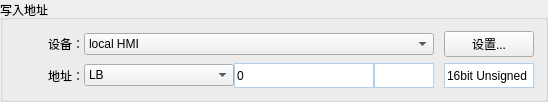
           <widget class="QGroupBox" name="MultStatusReadAddrGroup_3">
            <property name="geometry">
             <rect>
              <x>10</x>
              <y>210</y>
              <width>541</width>
              <height>90</height>
             </rect>
            </property>
            <property name="title">
             <string>写入地址</string>
            </property>
            <layout class="QVBoxLayout" name="verticalLayout_27">
             <item>
              <layout class="QHBoxLayout" name="horizontalLayout_45">
               <property name="spacing">
                <number>0</number>
               </property>
               <item>
                <widget class="QLabel" name="label_50">
                 <property name="minimumSize">
                  <size>
                   <width>70</width>
                   <height>0</height>
                  </size>
                 </property>
                 <property name="text">
                  <string>设备：</string>
                 </property>
                 <property name="alignment">
                  <set>Qt::AlignRight|Qt::AlignTrailing|Qt::AlignVCenter</set>
                 </property>
                </widget>
               </item>
               <item>
                <widget class="QComboBox" name="MultStatusReadDev_5">
                 <property name="minimumSize">
                  <size>
                   <width>350</width>
                   <height>0</height>
                  </size>
                 </property>
                 <property name="maximumSize">
                  <size>
                   <width>350</width>
                   <height>16777215</height>
                  </size>
                 </property>
                 <item>
                  <property name="text">
                   <string>local HMI</string>
                  </property>
                 </item>
                </widget>
               </item>
               <item>
                <spacer name="horizontalSpacer_70">
                 <property name="orientation">
                  <enum>Qt::Horizontal</enum>
                 </property>
                 <property name="sizeType">
                  <enum>QSizePolicy::Fixed</enum>
                 </property>
                 <property name="sizeHint" stdset="0">
                  <size>
                   <width>10</width>
                   <height>20</height>
                  </size>
                 </property>
                </spacer>
               </item>
               <item>
                <widget class="QPushButton" name="MultStatusReadSetButton_5">
                 <property name="minimumSize">
                  <size>
                   <width>90</width>
                   <height>0</height>
                  </size>
                 </property>
                 <property name="maximumSize">
                  <size>
                   <width>90</width>
                   <height>16777215</height>
                  </size>
                 </property>
                 <property name="text">
                  <string>设置...</string>
                 </property>
                </widget>
               </item>
              </layout>
             </item>
             <item>
              <layout class="QHBoxLayout" name="horizontalLayout_46">
               <property name="spacing">
                <number>0</number>
               </property>
               <item>
                <widget class="QLabel" name="label_51">
                 <property name="minimumSize">
                  <size>
                   <width>70</width>
                   <height>0</height>
                  </size>
                 </property>
                 <property name="text">
                  <string>地址：</string>
                 </property>
                 <property name="alignment">
                  <set>Qt::AlignRight|Qt::AlignTrailing|Qt::AlignVCenter</set>
                 </property>
                </widget>
               </item>
               <item>
                <widget class="QComboBox" name="MultStatusReadAddr_5">
                 <property name="minimumSize">
                  <size>
                   <width>150</width>
                   <height>0</height>
                  </size>
                 </property>
                 <item>
                  <property name="text">
                   <string>LB</string>
                  </property>
                 </item>
                </widget>
               </item>
               <item>
                <widget class="QLineEdit" name="lineEdit_46">
                 <property name="minimumSize">
                  <size>
                   <width>0</width>
                   <height>25</height>
                  </size>
                 </property>
                 <property name="maximumSize">
                  <size>
                   <width>16777215</width>
                   <height>25</height>
                  </size>
                 </property>
                 <property name="styleSheet">
                  <string notr="true">
border:1px solid rgba(174,209,239,1);</string>
                 </property>
                 <property name="text">
                  <string>0</string>
                 </property>
                </widget>
               </item>
               <item>
                <widget class="QLineEdit" name="lineEdit_44">
                 <property name="minimumSize">
                  <size>
                   <width>60</width>
                   <height>25</height>
                  </size>
                 </property>
                 <property name="maximumSize">
                  <size>
                   <width>60</width>
                   <height>25</height>
                  </size>
                 </property>
                 <property name="styleSheet">
                  <string notr="true">
border:1px solid rgba(174,209,239,1);</string>
                 </property>
                </widget>
               </item>
               <item>
                <spacer name="horizontalSpacer_71">
                 <property name="orientation">
                  <enum>Qt::Horizontal</enum>
                 </property>
                 <property name="sizeType">
                  <enum>QSizePolicy::Fixed</enum>
                 </property>
                 <property name="sizeHint" stdset="0">
                  <size>
                   <width>10</width>
                   <height>20</height>
                  </size>
                 </property>
                </spacer>
               </item>
               <item>
                <widget class="QLineEdit" name="lineEdit_45">
                 <property name="minimumSize">
                  <size>
                   <width>90</width>
                   <height>25</height>
                  </size>
                 </property>
                 <property name="maximumSize">
                  <size>
                   <width>90</width>
                   <height>25</height>
                  </size>
                 </property>
                 <property name="layoutDirection">
                  <enum>Qt::LeftToRight</enum>
                 </property>
                 <property name="styleSheet">
                  <string notr="true">
border:1px solid rgba(174,209,239,1);</string>
                 </property>
                 <property name="text">
                  <string>16bit Unsigned</string>
                 </property>
                 <property name="alignment">
                  <set>Qt::AlignLeading|Qt::AlignLeft|Qt::AlignVCenter</set>
                 </property>
                </widget>
               </item>
              </layout>
             </item>
            </layout>
           </widget>
